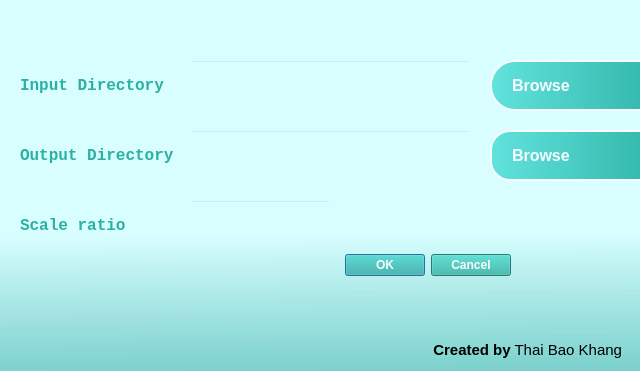
<?xml version="1.0" encoding="UTF-8"?>
<ui version="4.0">
 <class>Dialog</class>
 <widget class="QDialog" name="Dialog">
  <property name="geometry">
   <rect>
    <x>0</x>
    <y>0</y>
    <width>640</width>
    <height>371</height>
   </rect>
  </property>
  <property name="minimumSize">
   <size>
    <width>620</width>
    <height>320</height>
   </size>
  </property>
  <property name="maximumSize">
   <size>
    <width>640</width>
    <height>16777215</height>
   </size>
  </property>
  <property name="windowTitle">
   <string>Dialog</string>
  </property>
  <property name="styleSheet">
   <string notr="true">background-color: rgb(231, 237, 247);
background-color: qlineargradient(spread:pad, x1:0.506, y1:0.630682, x2:0.511, y2:1, stop:0 rgba(215, 254, 255, 207), stop:1 rgba(123, 209, 205, 232));</string>
  </property>
  <widget class="QPushButton" name="input_browse_button">
   <property name="enabled">
    <bool>true</bool>
   </property>
   <property name="geometry">
    <rect>
     <x>490</x>
     <y>60</y>
     <width>191</width>
     <height>51</height>
    </rect>
   </property>
   <property name="styleSheet">
    <string notr="true">font-size: 16px;
font: bold;
padding-left:20px;
text-align: left;
color: rgb(248, 251, 255);
background-color: qlineargradient(spread:pad, x1:0, y1:0, x2:1, y2:0, stop:0 rgb(97, 227, 221), stop:1 rgb(43, 176, 163));
border: 2px solid #f8fbff;
border-radius: 25px;
</string>
   </property>
   <property name="text">
    <string>Browse</string>
   </property>
  </widget>
  <widget class="QLineEdit" name="input_dir_path">
   <property name="geometry">
    <rect>
     <x>190</x>
     <y>60</y>
     <width>281</width>
     <height>51</height>
    </rect>
   </property>
   <property name="styleSheet">
    <string notr="true">font-size: 16px;
text-align: left;
color: rgb(0, 0, 0);
background-color: transparent;
</string>
   </property>
   <property name="text">
    <string/>
   </property>
   <property name="alignment">
    <set>Qt::AlignLeading|Qt::AlignLeft|Qt::AlignVCenter</set>
   </property>
  </widget>
  <widget class="QLineEdit" name="output_dir_path">
   <property name="geometry">
    <rect>
     <x>190</x>
     <y>130</y>
     <width>281</width>
     <height>51</height>
    </rect>
   </property>
   <property name="styleSheet">
    <string notr="true">font-size: 16px;
text-align: left;
color: rgb(0, 0, 0);
background-color: transparent;
</string>
   </property>
   <property name="alignment">
    <set>Qt::AlignLeading|Qt::AlignLeft|Qt::AlignVCenter</set>
   </property>
  </widget>
  <widget class="QPushButton" name="output_browse_button">
   <property name="geometry">
    <rect>
     <x>490</x>
     <y>130</y>
     <width>191</width>
     <height>51</height>
    </rect>
   </property>
   <property name="styleSheet">
    <string notr="true">font-size: 16px;
font: bold;
padding-left:20px;
text-align: left;
color: rgb(248, 251, 255);
background-color: qlineargradient(spread:pad, x1:0, y1:0, x2:1, y2:0, stop:0 rgb(97, 227, 221), stop:1 rgb(43, 176, 163));
border: 2px solid #f8fbff;
border-radius: 20px;
</string>
   </property>
   <property name="text">
    <string>Browse</string>
   </property>
  </widget>
  <widget class="QDialogButtonBox" name="OK_button">
   <property name="geometry">
    <rect>
     <x>280</x>
     <y>230</y>
     <width>231</width>
     <height>71</height>
    </rect>
   </property>
   <property name="styleSheet">
    <string notr="true">font: 16pt &quot;Monospace&quot;;
font: bold;
color: rgb(248, 251, 255);
background-color: rgb(43, 176, 163);
</string>
   </property>
   <property name="standardButtons">
    <set>QDialogButtonBox::Cancel|QDialogButtonBox::Ok</set>
   </property>
  </widget>
  <widget class="QLabel" name="Input_dir">
   <property name="geometry">
    <rect>
     <x>20</x>
     <y>60</y>
     <width>161</width>
     <height>51</height>
    </rect>
   </property>
   <property name="font">
    <font>
     <family>Monospace</family>
     <pointsize>-1</pointsize>
     <weight>75</weight>
     <italic>false</italic>
     <bold>true</bold>
    </font>
   </property>
   <property name="styleSheet">
    <string notr="true">font-size: 16px;
font: bold;
text-align: left;
color: rgb(43, 176, 163);
background-color: transparent;</string>
   </property>
   <property name="text">
    <string>Input Directory</string>
   </property>
   <property name="textFormat">
    <enum>Qt::AutoText</enum>
   </property>
  </widget>
  <widget class="QLabel" name="Scale">
   <property name="geometry">
    <rect>
     <x>20</x>
     <y>200</y>
     <width>121</width>
     <height>51</height>
    </rect>
   </property>
   <property name="font">
    <font>
     <family>Monospace</family>
     <pointsize>-1</pointsize>
     <weight>75</weight>
     <italic>false</italic>
     <bold>true</bold>
    </font>
   </property>
   <property name="styleSheet">
    <string notr="true">font-size: 16px;
font: bold;
text-align: left;
color: rgb(43, 176, 163);
background-color: transparent;</string>
   </property>
   <property name="text">
    <string>Scale ratio</string>
   </property>
   <property name="textFormat">
    <enum>Qt::AutoText</enum>
   </property>
  </widget>
  <widget class="QLabel" name="Output_dir">
   <property name="geometry">
    <rect>
     <x>20</x>
     <y>130</y>
     <width>161</width>
     <height>51</height>
    </rect>
   </property>
   <property name="font">
    <font>
     <family>Monospace</family>
     <pointsize>-1</pointsize>
     <weight>75</weight>
     <italic>false</italic>
     <bold>true</bold>
    </font>
   </property>
   <property name="styleSheet">
    <string notr="true">font-size: 16px;
font: bold;
text-align: left;
color: rgb(43, 176, 163);
background-color: transparent;</string>
   </property>
   <property name="text">
    <string>Output Directory</string>
   </property>
   <property name="textFormat">
    <enum>Qt::AutoText</enum>
   </property>
  </widget>
  <widget class="QLineEdit" name="scale_value">
   <property name="geometry">
    <rect>
     <x>190</x>
     <y>200</y>
     <width>141</width>
     <height>51</height>
    </rect>
   </property>
   <property name="styleSheet">
    <string notr="true">font-size: 16px;
text-align: left;
color: rgb(0, 0, 0);
background-color: transparent;
</string>
   </property>
   <property name="text">
    <string/>
   </property>
   <property name="alignment">
    <set>Qt::AlignCenter</set>
   </property>
  </widget>
  <widget class="QLabel" name="label">
   <property name="geometry">
    <rect>
     <x>400</x>
     <y>330</y>
     <width>241</width>
     <height>41</height>
    </rect>
   </property>
   <property name="font">
    <font>
     <pointsize>11</pointsize>
    </font>
   </property>
   <property name="styleSheet">
    <string notr="true">text-align:right;
padding-right:15px;
background-color: transparent;</string>
   </property>
   <property name="text">
    <string>&lt;strong&gt;Created by&lt;/strong&gt; Thai Bao Khang</string>
   </property>
   <property name="alignment">
    <set>Qt::AlignRight|Qt::AlignTrailing|Qt::AlignVCenter</set>
   </property>
  </widget>
 </widget>
 <resources/>
 <connections/>
</ui>
